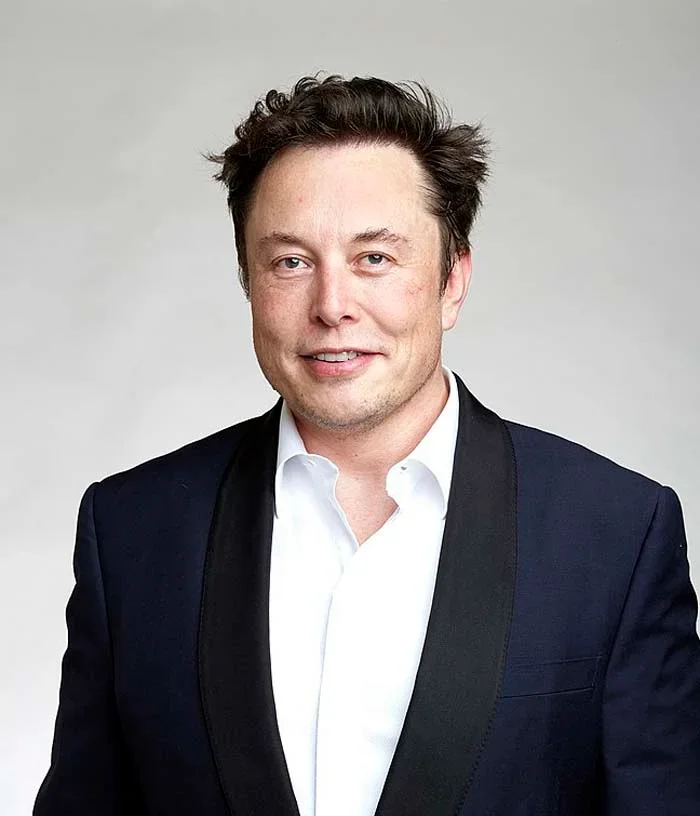
#> input picture example_test_images/elon_musk.webp, 700 x 816 px
$ python main.py
#> lines starting #> are read from the running program, lines starting #| are printed output that depends on the picture; after the words box and inside, x2 and y2 are one past the last pixel; in counts of white or black regions, pixels touching at a corner belong together
import cv2
import numpy as np

yesOptions = ['yes', 'y']
simplified_contours = []
allp0 = []
allp1 = []
allp2 = []
desmosList = []

IMG_PATH = input("image path: ").strip('"\'# ')
#> the answer given: example_test_images/elon_musk.webp
img = cv2.imread(IMG_PATH)
#> img is the input picture: shape (816, 700, 3); mean B, G, R 143.9, 143.2, 146.8

if img is None:
    print("Error: Could not load image.")
    exit()

useResize = input("is resize needed? (Type yes if needed, else just enter any key):  ").lower() in yesOptions
#> the answer given: y
resizedImg = cv2.resize(img, None, fx=0.5, fy=0.5) if useResize else img

gray = cv2.cvtColor(resizedImg, cv2.COLOR_BGR2GRAY)
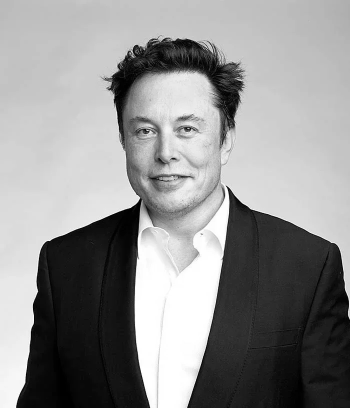
#> gray: shape (408, 350); min 0, max 255, mean 144.4
useBlur = input("is blur needed? (Type yes if needed, else just enter any key): ").lower() in yesOptions
#> the answer given: y

targetImg = (cv2.bilateralFilter(gray, d=4, sigmaColor=140, sigmaSpace=150) if useBlur else gray)

if useBlur:
    cv2.imshow("Blur (Enter any key to close)", targetImg)
    cv2.waitKey(0)
    cv2.destroyAllWindows()

canny = cv2.Canny(targetImg, 50, 150)
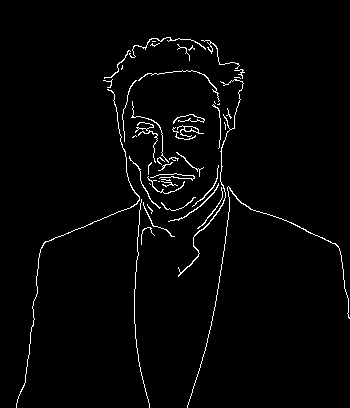
#> canny: shape (408, 350); 2.3% white in thin lines or dots, all inside (x1, y1, x2, y2) = (16, 37, 350, 408)

cv2.imshow("Canny (Enter any key to close)", canny)
cv2.waitKey()
cv2.destroyAllWindows()

contours, hierarchy = cv2.findContours(image=canny, mode=cv2.RETR_TREE, method=cv2.CHAIN_APPROX_NONE)
#> contours = 52 contours, 43 with area under 20; largest, box (x1, y1, x2, y2) and area: (178, 79, 244, 277) 71, (177, 125, 204, 137) 68, (184, 126, 199, 133) 54, (16, 89, 140, 408) 38, (187, 186, 350, 408) 37

for cnt in contours:
    epsilon = 0.001 * cv2.arcLength(cnt, True)
    approx =  cv2.approxPolyDP(cnt, epsilon, True)
    simplified_contours.append(approx)
#> this loop made 52 passes
#> epsilon on passes 1, 2, 3, 4, 5, 6, 7, 8, 10, 12, 13, 14: 0.0663, 0.023, 0.107, 0.436, 0.09, 0.105, 0.907, 0.138, 0.0589, 0.0197, 0.124, 0.173
#> (epsilon, approx) on passes 9, 11, 17, 30, 34, 35: (0.00283, [[149, 183], [150, 184]]), (0.002, [[158, 181], [159, 181]]), (0.00566, [[162, 166], [163, 165], [164, 166], [163, 167]]), (0.00566, [[137, 128], [138, 127], [139, 128], [138, 129]]), (0.00566, [[212, 105], [213, 104], [214, 105], [213, 106]]), (0.00541, [[219, 103], [218, 104], [217, 104], [219, 104]])
#> after the loop, simplified_contours = 52 contours, 43 with area under 20; largest, box (x1, y1, x2, y2) and area: (178, 79, 244, 277) 80, (177, 125, 204, 137) 68, (184, 126, 199, 133) 54, (187, 186, 350, 408) 46, (168, 183, 219, 222) 32

img_copy = resizedImg.copy()
cv2.drawContours(img_copy, simplified_contours, -1, (0, 255, 0), 3)
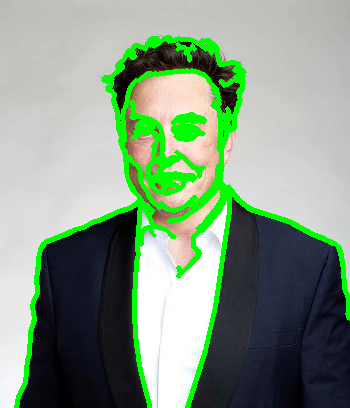
#> img_copy: shape (408, 350, 3); mean B, G, R 131.7, 155, 132.1

cv2.imshow('None approximation (Enter any key to close)', img_copy)
cv2.waitKey(0)
cv2.destroyAllWindows()

for i in simplified_contours:
    print(i.shape)
    new_arr = i.squeeze(axis=1)
    if len(new_arr) < 3:
        continue
    else:
        p1 = new_arr
        p0 = (np.roll(new_arr, shift=1, axis=0) + new_arr) / 2
        p2 = (new_arr + np.roll(new_arr, shift=-1, axis=0)) / 2

        allp0.append(p0)
        allp1.append(p1)
        allp2.append(p2)
#> this loop made 52 passes
#> (p1, p0, p2) on passes 35, 36, 42: ([[219, 103], [218, 104], [217, 104], [219, 104]], [[219, 103.5], [218.5, 103.5], [217.5, 104], [218, 104]], [[218.5, 103.5], [217.5, 104], [218, 104], [219, 103.5]]), ([[214, 101], [214, 102], [215, 103], [214, 102]], [[214, 101.5], [214, 101.5], [214.5, 102.5], [214.5, 102.5]], [[214, 101.5], [214.5, 102.5], [214.5, 102.5], [214, 101.5]]), ([[234, 77], [239, 77], [240, 78], [239, 77]], [[236.5, 77], [236.5, 77], [239.5, 77.5], [239.5, 77.5]], [[236.5, 77], [239.5, 77.5], [239.5, 77.5], [236.5, 77]])
#> p1 on passes 17, 30, 34: [[162, 166], [163, 165], [164, 166], [163, 167]], [[137, 128], [138, 127], [139, 128], [138, 129]], [[212, 105], [213, 104], [214, 105], [213, 106]]
#| (24, 1, 2)
#| (11, 1, 2)
#| (62, 1, 2)
#| (96, 1, 2)
#| (41, 1, 2)
#| (43, 1, 2)
#| (39, 1, 2)
#| (55, 1, 2)
#> (further printed lines are left out)
#> after the loop, allp0 = 49 point arrays, longest 128 points; allp1 = 49 items; allp2 = 49 point arrays, longest 128 points

height = img.shape[0]
#> height = 816
combined_p0 = np.vstack(allp0)
#> combined_p0 = 1848 pairs, first value 17 to 348, second value 37 to 405
combined_p1 = np.vstack(allp1)
#> combined_p1 = 1848 pairs, first value 16 to 349, second value 37 to 407
combined_p2 = np.vstack(allp2)
#> combined_p2 has the same summary as combined_p0

x0 = combined_p0[:, 0]
#> x0 = 1848 values, max 348 at index 287, min 17 at index 1202, mean 173.9
y0 = combined_p0[:, 1]
#> y0 = 1848 values, max 405 at index 144, min 37 at index 1776, mean 150.2

x1 = combined_p1[:, 0]
#> x1 = 1848 values, max 349 at index 289, min 16 at index 1202, mean 173.9
y1 = combined_p1[:, 1]
#> y1 = 1848 values, max 407 at index 144, min 37 at index 1775, mean 150.2

x2 = combined_p2[:, 0]
#> x2 = 1848 values, max 348 at index 286, min 17 at index 1201, mean 173.9
y2 = combined_p2[:, 1]
#> y2 = 1848 values, max 405 at index 143, min 37 at index 1775, mean 150.2

desmos_y0 = height - y0
#> desmos_y0 = 1848 values, max 779 at index 1776, min 411 at index 144, mean 665.8
desmos_y1 = height - y1
#> desmos_y1 = 1848 values, max 779 at index 1775, min 409 at index 144, mean 665.8
desmos_y2 = height - y2
#> desmos_y2 = 1848 values, max 779 at index 1775, min 411 at index 143, mean 665.8

desmosList = [
    f"((1-t)^2*{x_0}+2(1-t)t*{x_1}+t^2*{x_2},(1-t)^2*{y_0}+2(1-t)t*{y_1}+t^2*{y_2})"
    for x_0, y_0, x_1, y_1, x_2, y_2 in zip(x0, desmos_y0, x1, desmos_y1, x2, desmos_y2)
]
#> desmosList = 1848 items

with open("desmos_equations_list", 'w') as desmos:
    desmos.write("\n".join(desmosList))
print(f"Generated {len(desmosList)} equations")
#| Generated 1848 equations
print("Saved to desmos_equations_list")
input("Press Enter to exit...")
